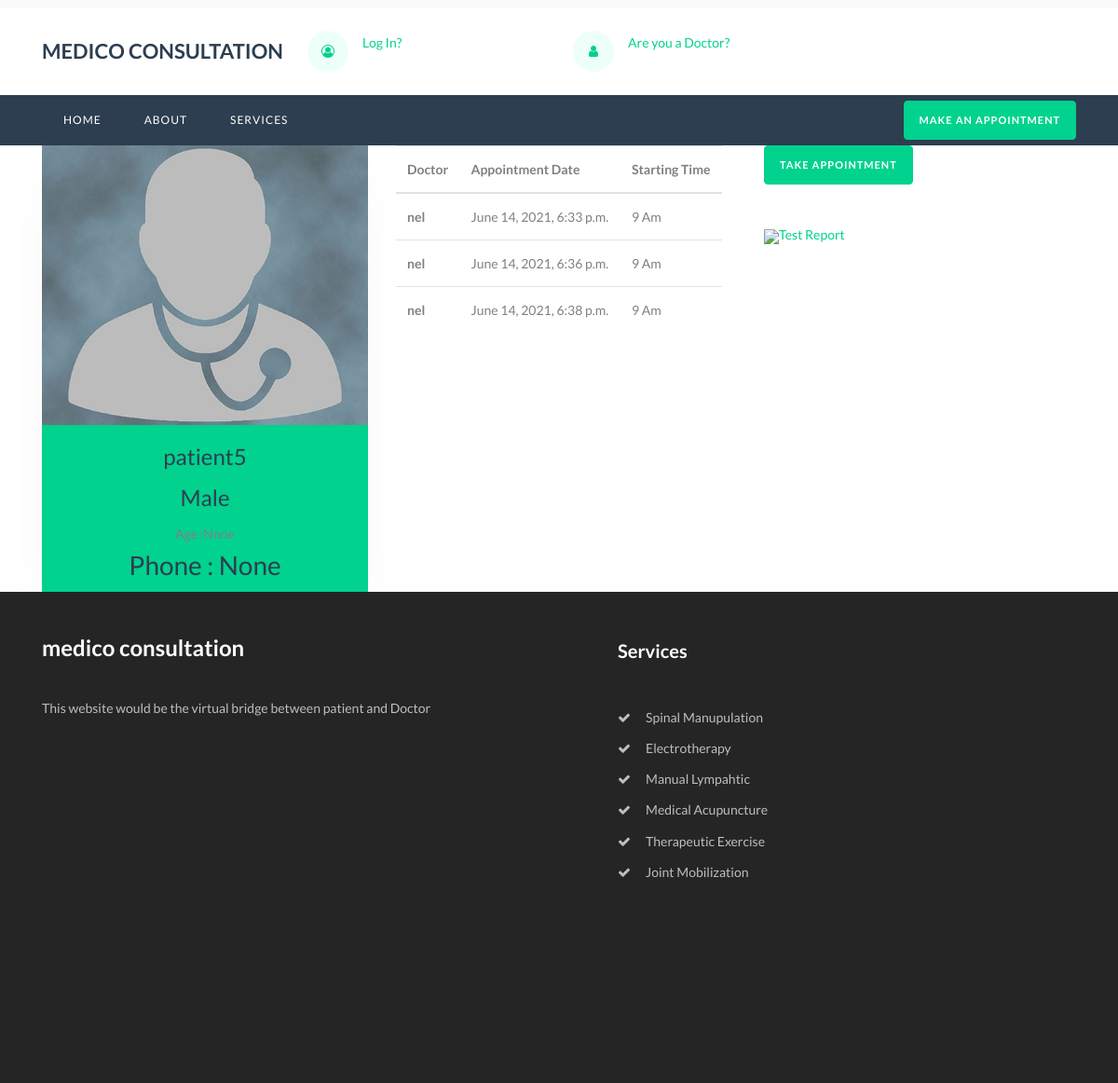
Page /profile/patient5/ on the committed database.
### accounts/models.py (models this page shows, shortened)
class Profile(models.Model):
    user = models.OneToOneField(User, on_delete=models.CASCADE)
    user_sex = (('MALE', 'Male'), ('FEMALE', 'Female'))
    user_gender = models.CharField(max_length=6, default='Male', choices=user_sex)
    user_age = models.IntegerField(null=True)
    user_phone = models.CharField(max_length=200, null=True)
    user_address = models.CharField(max_length=200, null=True)
    user_img = models.ImageField(upload_to='profile_pics', default='default.jpg')

### hospitals/models.py (models this page shows, shortened)
class TakeAppointment(models.Model):
    user = models.ForeignKey(User, on_delete=models.CASCADE)
    doctor = models.ForeignKey(Doctor, on_delete=models.CASCADE)
    message = models.CharField( max_length=100)
    date = models.DateTimeField(default=timezone.now)
    is_visited = models.BooleanField(default = False)

class Doctor(models.Model):
    user =models.OneToOneField(User, on_delete=models.CASCADE)
    department = models.ForeignKey(Department, on_delete=models.CASCADE)
    name = models.CharField(max_length=50)
    degree = models.CharField(max_length=50)
    institution = models.CharField(max_length=50, default = "DMC")
    start_time = models.CharField( max_length=50)
    end_time = models.CharField( max_length=50)
    week_sat = models.BooleanField(default = False)
    week_sun = models.BooleanField(default = False)
    week_mon = models.BooleanField(default = False)
    week_tues = models.BooleanField(default = False)
    week_wed = models.BooleanField(default = False)
    week_thurs = models.BooleanField(default = False)
    week_fri = models.BooleanField(default = False)

### accounts/views.py (the view)
# urls.py: path("profile/<str:pk>/",views.profile, name="profile"),
def profile(request,pk):
	u=User.objects.filter(username=pk).first()
	appointment = TakeAppointment.objects.filter(user = u )
	context={'u':u, 'appointment' : appointment}
	return render(request, 'accounts/profile.html',context)

### accounts/templates/accounts/profile.html (shortened to what this page needs)
{% extends 'accounts/base.html' %}
{% load static %}
{% block content %}
{% load crispy_forms_tags %}
<div class="container">
<div class="row">
	<div class="col-md-4 ftco-animate d-flex fadeInUp ftco-animated">
		<div class="staff bg-primary">
			<div class="img-wrap d-flex align-items-stretch">
				<img class="img align-self-stretch" src="{{ u.profile.user_img.url }}">
			</div>
			<div class="text pt-3 px-3  text-center">
				<h4>{{ u.username }} </h4>
			</div>
			{% if request.user.doctor %}
				<div class="text-center">
							<h4>adgfgfd</h4>
							<h2 > </h2 >
							<span class="position mb-2">{{u.doctor.institution}}</span>
							<div class="faded">
								<p>Quotes</p>
								<ul class="ftco-social text-center">
								</ul>
							</div>
				</div>
			{% else %}
			<div class="text-center">
				<h4> {{u.profile.user_gender}}</h4>
				<span class="position mb-2">Age :{{u.profile.user_age}}</span>
				<div class="faded">
					<h3> Phone : {{u.profile.user_phone}}</h3>
				</div>
			</div>
			{%endif%}
		</div>
	</div>
	<div class="col-md-4 ftco-animate  fadeInUp ftco-animated">
		<div class="row">
			<div class="col-md-12">
				<table class="table">
					<thead>
						<tr>
						<th scope="col">Doctor</th>
						<th scope="col">Appointment Date</th>
						<th scope="col">Starting Time</th>
						</tr>
					</thead>
					<tbody>
						{%for i in appointment%}
							<tr>
								<th scope="row">{{i.doctor.user}}</th>
								<td>{{i.date}}</td>
								<td>{{i.doctor.start_time}}</td>
							</tr>
						{%endfor%}
					</tbody>
				</table>
			</div>
		</div>
	</div>
<div class="col-md-4 ftco-animate d-flex fadeInUp ftco-animated">
<div class="container">
	{% if request.user.username == u.username %}
<p><a href="{%url 'profile_edit' %}" class="btn btn-primary">Edit Profile</a></p>
	{% if request.user.doctor %}
<p> <a href="{%url 'doctoredit' %}" class="btn btn-primary">Edit Doctor Profile</a></p>
<p> <a href="{%url 'meetlink' %}" class="btn btn-primary">Update Meetlink</a></p>
	{% endif %}
{% else %}
<p><a href="{%url 'appointment' u.username %}" class="btn btn-primary">Take Appointment</a></p>
{% endif %}
	<div> <br> <a href="{%url 'testreport' %}"> <img src="https://img.icons8.com/doodle/48/000000/chat.png"/>Test Report</a></div>
	</div>
	</div>
	</div>
</div>
{% endblock content %}

### rows in the picture
TakeAppointment: doctor.user "nel", date "June 14, 2021, 6:33 p.m.", doctor.start_time "9 Am"
TakeAppointment: doctor.user "nel", date "June 14, 2021, 6:36 p.m.", doctor.start_time "9 Am"
TakeAppointment: doctor.user "nel", date "June 14, 2021, 6:38 p.m.", doctor.start_time "9 Am"

### other values in the picture
{{ u.username }} "patient5"
{{ u.profile.user_gender }} "Male"
{{ u.profile.user_phone }} "None"
